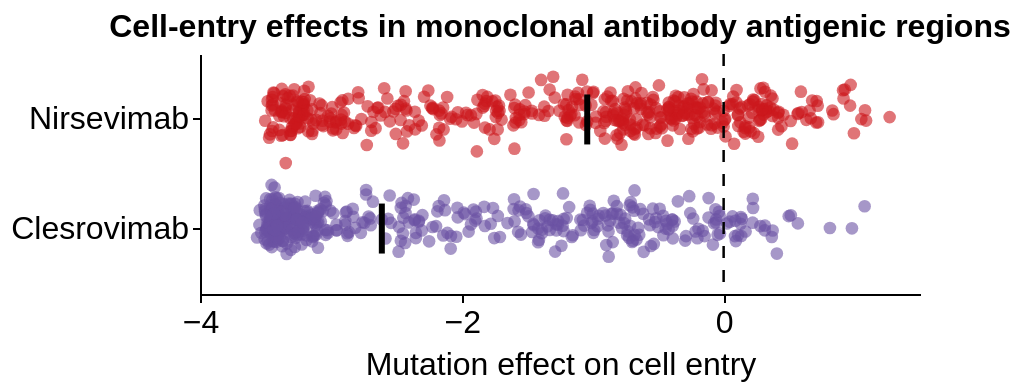

Write notebook code for a chart like this one.
### Code cell
#Define antigenic regions based on ChimeraX select interface tool with clesrovimab precursor RB1 6ous strucutre and nirsevimab precursor 5udc 
#ChimeraX Sel Interface with default settings (less stringent) as these closely match published residues bound by these mAbs 
alt.renderers.set_embed_options(actions={"export": True, "source": False, "editor": False})

# -----------------------------
# Load data
df = pd.read_csv("293T-TIM1_entry_func_effects.csv")
df["site"] = pd.to_numeric(df["site"], errors="coerce")

# -----------------------------
# QC filters
df_filt = (
    df.dropna(subset=["site", "effect"])
      .query("times_seen >= 2")
      .query("effect_std <= 2")
      .copy()
)

# -----------------------------
# Define antigenic-site ranges for nirsevimab and clesrovimab
nirsevimab_ranges = [(63, 69), (83, 83), (196, 197), (200, 202), (204, 212), (216, 216), (295, 295)]
clesrovimab_ranges = [(426, 429), (431, 433), (440, 447), (461, 461), (463, 468), (470, 470)]

def in_any_range(site_series, ranges):
    mask = pd.Series(False, index=site_series.index)
    for lo, hi in ranges:
        mask |= site_series.between(lo, hi, inclusive="both")
    return mask

# Assign region labels
df_filt["region"] = np.nan
df_filt.loc[in_any_range(df_filt["site"], nirsevimab_ranges), "region"] = "Nirsevimab"
df_filt.loc[in_any_range(df_filt["site"], clesrovimab_ranges), "region"] = "Clesrovimab"

plot_df = df_filt.dropna(subset=["region"]).copy()

# -----------------------------
# Plot styling
order = ["Nirsevimab", "Clesrovimab"]
colors = {
    "Clesrovimab": "#6A51A3",   # purple
    "Nirsevimab": "#CB181D",  # red
}

# Add jitter
plot_df["jitter"] = np.random.normal(loc=0, scale=0.2, size=len(plot_df))

# -----------------------------
# Plot
points = alt.Chart(plot_df).mark_circle(
    size=40,
    opacity=0.6   # slightly less opaque than before
).encode(
    y=alt.Y("region:N", sort=order, title=None),
    x=alt.X("effect:Q", title=["Mutation effect on cell entry"]),
    yOffset=alt.YOffset("jitter:Q"),
    color=alt.Color(
        "region:N",
        scale=alt.Scale(domain=order, range=[colors[o] for o in order]),
        legend=None
    ),
    tooltip=["site:Q", "wildtype:N", "mutant:N", "effect:Q"]
)

median_line = alt.Chart(plot_df).mark_tick(
    color="black",
    thickness=3,
    size=25
).encode(
    y=alt.Y("region:N", sort=order),
    x="median(effect):Q"
)

vline = alt.Chart(pd.DataFrame({"x": [0]})).mark_rule(
    color="black",
    size=1.25,
    opacity=1.0,
    strokeDash=[6, 6]
).encode(x="x:Q")

chart = alt.layer(points, median_line, vline).properties(
    height=120,
    width=360,
    title=alt.TitleParams(
        text="Cell-entry effects in monoclonal antibody antigenic regions",
        anchor="middle",
        fontSize=16,
        fontWeight="bold",
    )
)

chart.display()

### Figure 1 — Vega-Lite specification as saved in the notebook (floating-point values rounded to 4 significant figures; data arrays with more than 128 entries replaced by an {"elided": "..."} marker saying what was removed)
{"config": {"background": "white", "title": {"fontSize": 20, "fontWeight": "normal", "font": "Helvetica", "anchor": "start", "color": "#000000", "orient": "top", "offset": 5, "subtitleColor": "gray", "subtitleFont": "Helvetica", "subtitleFontWeight": "normal", "subtitleFontSize": 18, "subtitlePadding": 2}, "axis": {"domain": true, "domainColor": "black", "domainWidth": 1, "grid": false, "gridColor": "#DEDDDD", "gridWidth": 0.5, "labelFont": "Helvetica", "labelFontSize": 16, "labelFlush": false, "labelFontWeight": "normal", "labelPadding": 2, "tickColor": "black", "tickSize": 4, "tickCount": 3, "tickWidth": 1, "titleFont": "Helvetica", "titleAlign": "center", "titleFontWeight": "normal", "titleFontSize": 16, "titlePadding": 5}, "legend": {"labelFont": "Helvetica", "labelFontSize": 16, "symbolSize": 100, "titleFont": "Helvetica", "titleFontSize": 16, "titleFontWeight": "normal", "padding": 5, "titleLimit": 200, "gradientLength": 100}, "range": {"category": ["#4e79a7", "#f28e2c", "#e15759", "#76b7b2", "#59a14f", "#edc949", "#af7aa1", "#ff9da7", "#9c755f", "#bab0ab"], "diverging": ["#c7e9b4", "#7fcdbb", "#41b6c4", "#1d91c0", "#225ea8", "#253494"]}, "view": {"stroke": "white", "strokeWidth": 0}, "text": {"font": "Helvetica", "fontSize": 16}}, "layer": [{"data": {"name": "data-76bfb8eae7d6e1dfdcb5b965345d6e35"}, "mark": {"type": "circle", "opacity": 0.6, "size": 40}, "encoding": {"color": {"field": "region", "legend": null, "scale": {"domain": ["Nirsevimab", "Clesrovimab"], "range": ["#CB181D", "#6A51A3"]}, "type": "nominal"}, "tooltip": [{"field": "site", "type": "quantitative"}, {"field": "wildtype", "type": "nominal"}, {"field": "mutant", "type": "nominal"}, {"field": "effect", "type": "quantitative"}], "x": {"field": "effect", "title": ["Mutation effect on cell entry"], "type": "quantitative"}, "y": {"field": "region", "sort": ["Nirsevimab", "Clesrovimab"], "title": null, "type": "nominal"}, "yOffset": {"field": "jitter", "type": "quantitative"}}}, {"data": {"name": "data-76bfb8eae7d6e1dfdcb5b965345d6e35"}, "mark": {"type": "tick", "color": "black", "size": 25, "thickness": 3}, "encoding": {"x": {"aggregate": "median", "field": "effect", "type": "quantitative"}, "y": {"field": "region", "sort": ["Nirsevimab", "Clesrovimab"], "type": "nominal"}}}, {"data": {"name": "data-d285a7403ed98ae579761d64a864032b"}, "mark": {"type": "rule", "color": "black", "opacity": 1.0, "size": 1.25, "strokeDash": [6, 6]}, "encoding": {"x": {"field": "x", "type": "quantitative"}}}], "height": 120, "title": {"text": "Cell-entry effects in monoclonal antibody antigenic regions", "anchor": "middle", "fontSize": 16, "fontWeight": "bold"}, "width": 360, "$schema": "https://vega.github.io/schema/vega-lite/v5.20.1.json", "datasets": {"data-76bfb8eae7d6e1dfdcb5b965345d6e35": {"elided": "904 records"}, "data-d285a7403ed98ae579761d64a864032b": [{"x": 0}]}}
